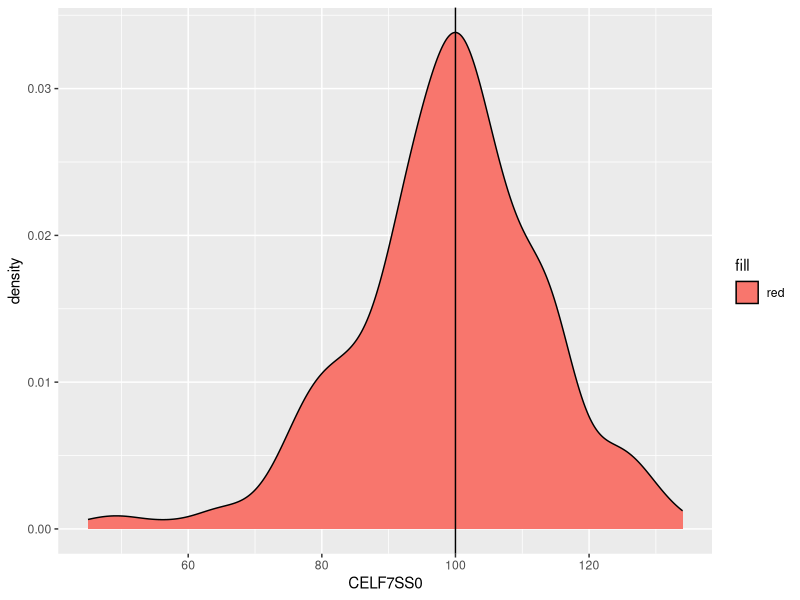
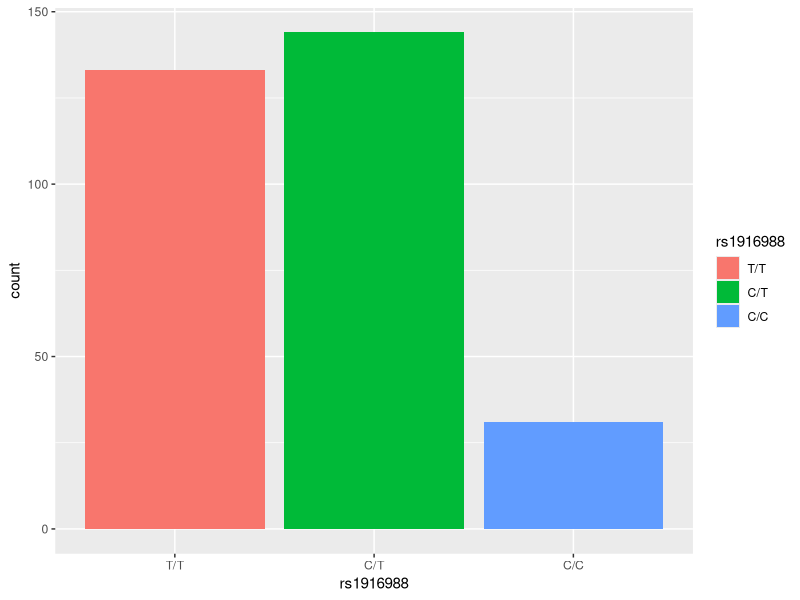
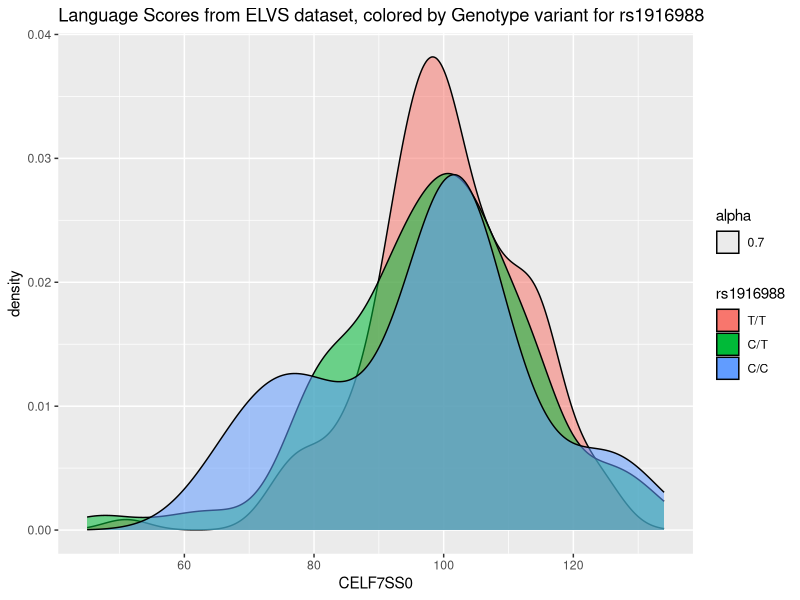
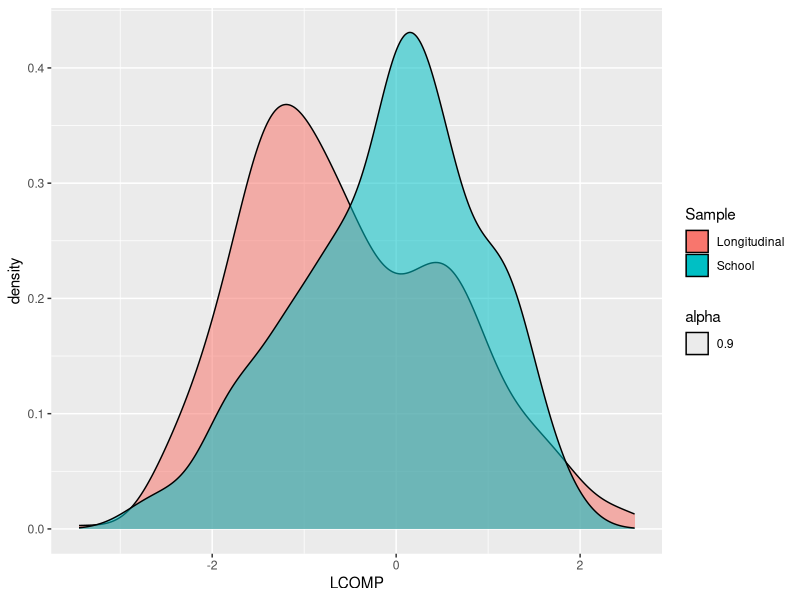
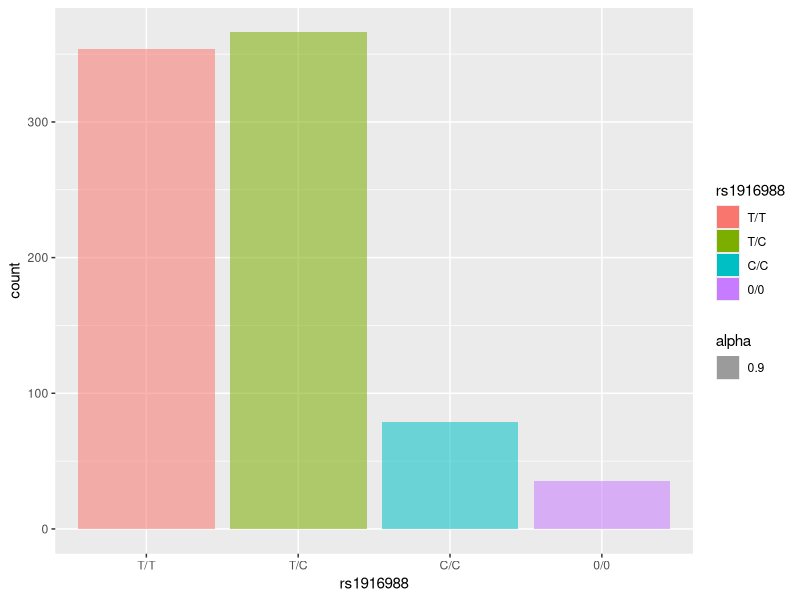
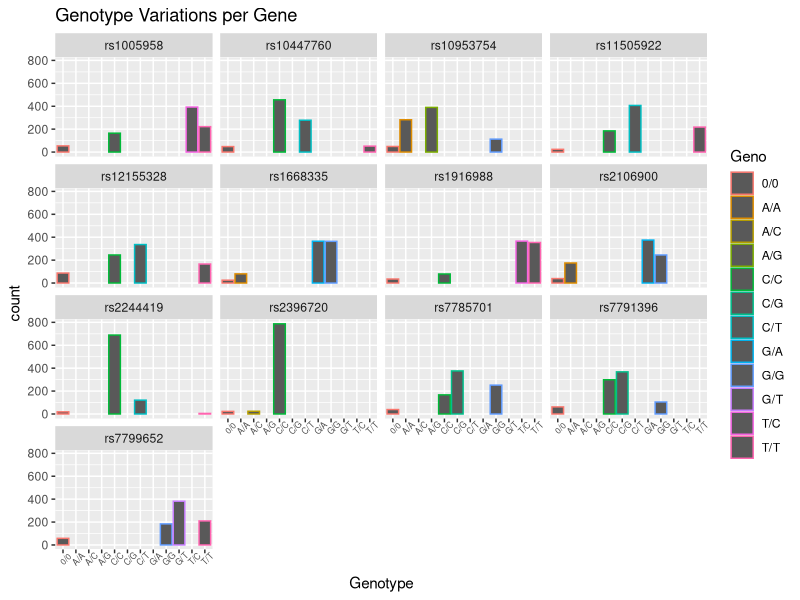
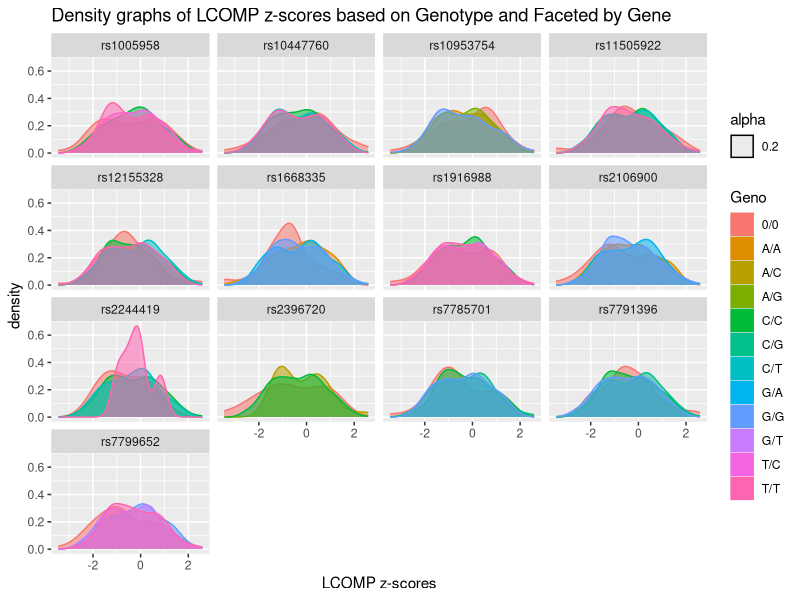

R code for these plots, in order:
## ---- chunk 1
library(tidyverse)
library(skimr)
## ---- chunk 2
elvs <- read_csv(here::here("data", "tidy_elvs.csv"))
elvs <- elvs %>% mutate(rs1916988 = as_factor(rs1916988))
iowa <- read_csv(here::here("data", "tidy_iowa.csv"))
iowa <- iowa %>% mutate_at(vars(starts_with("rs")), funs( as_factor(.)))
## ---- chunk 3
elvs %>% glimpse()
## ---- chunk 4
elvs %>% skim()
## ---- chunk 5
elvs %>% ggplot(aes(x=CELF7SS0, fill = "red")) + geom_density() + geom_vline(xintercept = 100)
## ---- chunk 6
elvs %>% ggplot(aes(x=rs1916988,fill=rs1916988)) + geom_bar() 
## ---- chunk 7
elvs %>% ggplot(aes(x=CELF7SS0, fill = rs1916988, alpha = 0.7)) + 
  geom_density() + 
  labs(title = "Language Scores from ELVS dataset, colored by Genotype variant for rs1916988")
## ---- chunk 8
iowa %>% glimpse()
## ---- chunk 9
iowa %>% skim()
## ---- chunk 10
iowa %>% ggplot(aes(x=LCOMP,fill=Sample,alpha=.9)) + 
  geom_density()
## ---- chunk 11
iowa %>% ggplot(aes(x=rs1916988,fill = rs1916988, alpha = .9)) + 
  geom_bar(position = "stack") 
## ---- chunk 12
SNP <- iowa %>% gather(key = "SNP", value = "Geno", starts_with("rs")) %>% group_by(SNP)
SNP %>% ggplot(aes(x = Geno, color = Geno)) + 
  geom_bar() + 
  facet_wrap(~SNP) + 
  labs(title = "Genotype Variations per Gene") + 
  xlab("Genotype") + 
  theme(axis.text.x = element_text(size = 6, angle = 45))
## ---- chunk 13
# 
SNP <- iowa %>% gather(key = "SNP", value = "Geno", starts_with("rs")) %>% group_by(SNP)
SNP %>% ggplot(aes(x = LCOMP, fill = Geno, color = Geno, alpha = 0.2)) + 
  geom_density() + 
  facet_wrap(~SNP) + 
  labs(title = "Density graphs of LCOMP z-scores based on Genotype and Faceted by Gene") + 
  xlab("LCOMP z-scores")
## ---- chunk 14
LONG <-  SNP %>% group_by(SNP) %>% distinct(Geno) %>% ungroup(SNP)
SPREAD <- LONG %>% group_by_at(vars(-Geno)) %>% mutate(id = 1:n()) %>% ungroup() %>% spread(SNP,Geno)
## ---- chunk 15
#Select SNPS
variables <- colnames(iowa)[startsWith(colnames(iowa),"rs")]
new_tab <- iowa %>% select(starts_with("rs")) 

n <-length(new_tab)
print(n)
SNP_var <- iowa

# p = ggplot()
# for (i in 1:n)
#   {
#   data <- new_tab %>% pull(i)
#    p + qplot(data, data = new_tab, geom = "bar")
#   
# }
# 
# print(p)

